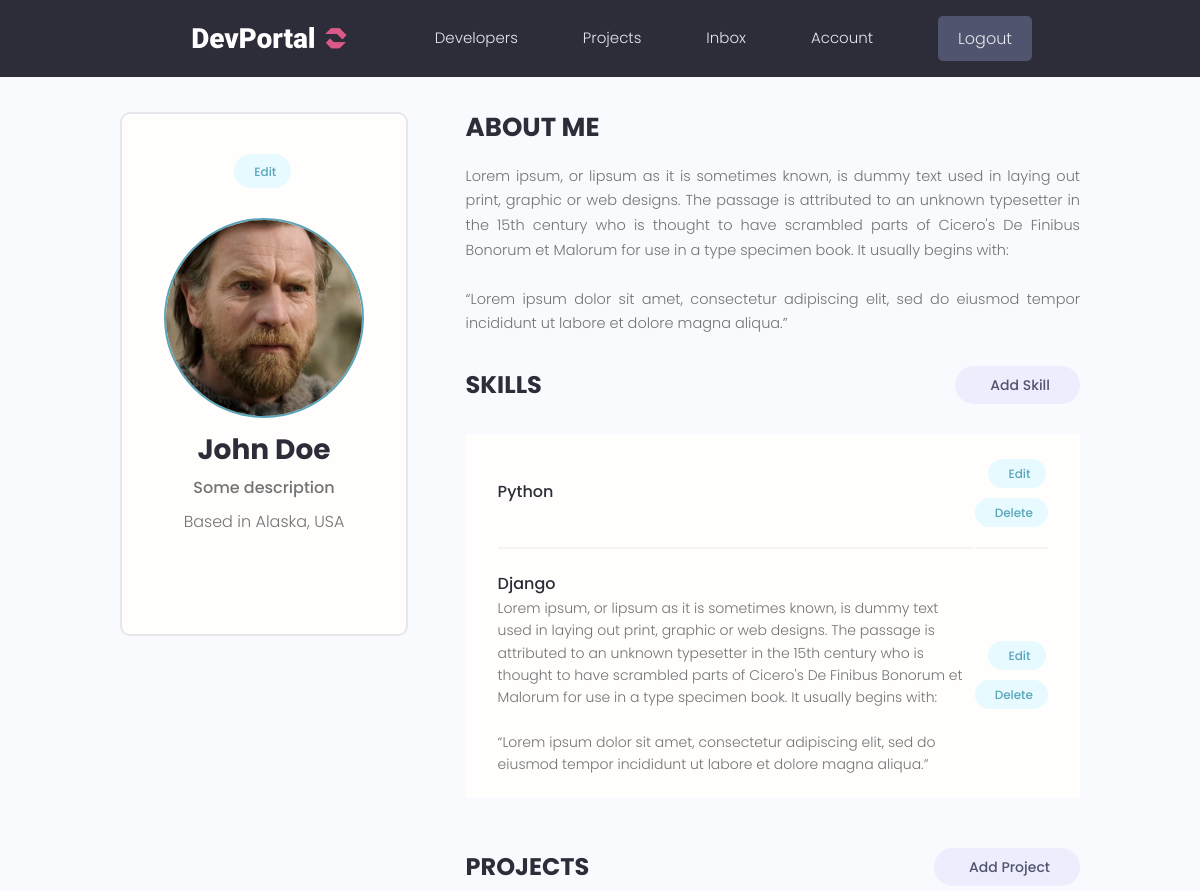
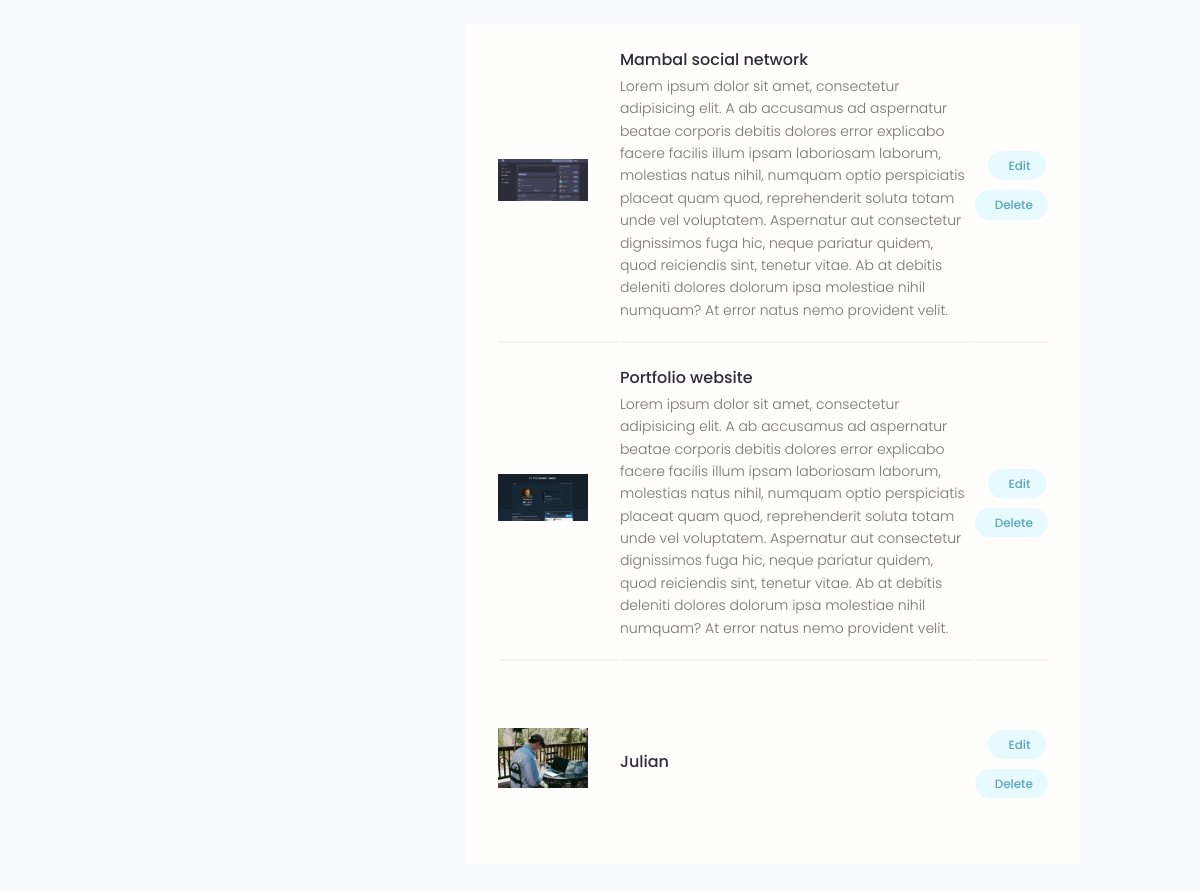
/account/ (signed in), run on the app's committed database (2 pictures, top to bottom).
### users/models.py (models this page shows, shortened)
class Profile(models.Model):
    user = models.OneToOneField(User, on_delete=models.CASCADE, null=True, blank=True)
    name = models.CharField(max_length=200, null=True, blank=True)
    email = models.EmailField(max_length=500, null=True, blank=True)
    username = models.CharField(max_length=200, null=True, blank=True)
    location = models.CharField(max_length=200, null=True, blank=True)
    short_intro = models.CharField(max_length=200, null=True, blank=True)
    bio = models.TextField(null=True, blank=True)
    profile_image = models.ImageField(null=True, blank=True, upload_to="profiles/", default="profiles/user-default.png")
    social_github = models.CharField(max_length=200, null=True, blank=True)
    social_twitter = models.CharField(max_length=200, null=True, blank=True)
    social_linkedin = models.CharField(max_length=200, null=True, blank=True)
    social_youtube = models.CharField(max_length=200, null=True, blank=True)
    social_website = models.CharField(max_length=200, null=True, blank=True)
    created = models.DateTimeField(auto_now_add=True)
    id = models.UUIDField(default=uuid.uuid4, unique=True, primary_key=True, editable=False)
    class Meta:
        ordering = ["created"]
    @property
    def image_url(self):
        try:
            url = self.profile_image.url
        except:
            url = ""
        return url

class Skill(models.Model):
    owner = models.ForeignKey(Profile, on_delete=models.CASCADE, null=True, blank=True)
    name = models.CharField(max_length=200, null=True, blank=True)
    description = models.TextField(null=True, blank=True)
    created = models.DateTimeField(auto_now_add=True)
    id = models.UUIDField(default=uuid.uuid4, unique=True, primary_key=True, editable=False)
    def __str__(self):
        return str(self.name)

### projects/models.py (models this page shows, shortened)
class Project(models.Model):
    owner = models.ForeignKey(Profile, null=True, blank=True, on_delete=models.CASCADE)
    title = models.CharField(max_length=200)
    description = models.TextField(null=True, blank=True)
    featured_image = models.ImageField(null=True, blank=True, default="default.jpg")
    demo_link = models.CharField(max_length=2000, null=True, blank=True)
    source_link = models.CharField(max_length=2000, null=True, blank=True)
    tags = models.ManyToManyField("Tag", blank=True)
    vote_total = models.IntegerField(default=0, null=True, blank=True)
    vote_ratio = models.IntegerField(default=0, null=True, blank=True)
    created = models.DateTimeField(auto_now_add=True)
    id = models.UUIDField(default=uuid.uuid4, unique=True, primary_key=True, editable=False)
    class Meta:
        ordering = ["-vote_ratio", "-vote_total", "title"]
    @property
    def image_url(self):
        try:
            url = self.featured_image.url
        except:
            url = ""
        return url

### users/views.py (the view)
# urls.py: path("account/", views.user_account, name="account"),
@login_required(login_url="login")
def user_account(request):
    profile = request.user.profile
    projects = profile.project_set.all()
    skills = profile.skill_set.all()
    context = {"profile": profile, "skills": skills, "projects": projects}
    return render(request, "users/account.html", context)

### users/templates/users/account.html (shortened to what this page needs)
{% extends "main.html" %}
{% block content %}
<main class="settingsPage profile my-md">
    <div class="container">
        <div class="layout">
            <div class="column column--1of3">
                <div class="card text-center">
                    <div class="card__body dev">
                        <a class="tag tag--pill tag--main settings__btn" href="{% url 'edit_account' %}"> Edit</a>
                        <img class="avatar avatar--xl dev__avatar" src="{{profile.image_url}}"/>
                        <h2 class="dev__name">{{profile.name}}</h2>
                        <p class="dev__title">{{profile.short_intro}}</p>
                        <p class="dev__location">Based in {{profile.location}}</p>
                    </div>
                </div>
            </div>
            <div class="column column--2of3">
                <div class="devInfo">
                    <h3 class="devInfo__title">About Me</h3>
                    <p class="devInfo__about">
                        {{profile.bio|linebreaksbr}}
                    </p>
                </div>
                <div class="settings">
                    <h3 class="settings__title">Skills</h3>
                    <a class="tag tag--pill tag--sub settings__btn tag--lg" href="{% url 'create_skill' %}"> Add
                        Skill</a>
                </div>
                <table class="settings__table">
                    {% for skill in skills%}
                    <tr>
                        <td class="settings__tableInfo">
                            <h4>{{skill}}</h4>
                            <p>
                                {{skill.description|linebreaksbr}}
                            </p>
                        </td>
                        <td class="settings__tableActions">
                            <a class="tag tag--pill tag--main settings__btn" href="{% url 'update_skill' skill.id %}">
                                Edit</a>
                            <a class="tag tag--pill tag--main settings__btn" href="{% url 'delete_skill' skill.id %}?next=/account">
                                Delete</a>
                        </td>
                    </tr>
                    {% endfor %}
                </table>
                <div class="settings">
                    <h3 class="settings__title">Projects</h3>
                    <a class="tag tag--pill tag--sub settings__btn tag--lg" href="{% url 'create_project' %}"> Add
                        Project</a>
                </div>
                <table class="settings__table">
                    {% for project in projects %}
                    <tr>
                        <td class="settings__thumbnail">
                            <a href="{%url 'project' project.id%}"><img src="{{project.image_url}}" alt="Project Thumbnail"/></a>
                        </td>
                        <td class="settings__tableInfo">
                            <a href="{%url 'project' project.id%}">{{project.title}}</a>
                            <p>
                                {{project.description}}
                            </p>
                        </td>
                        <td class="settings__tableActions">
                            <a class="tag tag--pill tag--main settings__btn" href="{% url 'update_project' project.id%}">
                                Edit</a>
                            <a class="tag tag--pill tag--main settings__btn" href="{% url 'delete_project' project.id%}?next=/account">
                                Delete</a>
                        </td>
                    </tr>
                    {% endfor %}
                </table>
            </div>
        </div>
    </div>
</main>
{% endblock content %}

### static/styles/app.css (style rules this page uses)
:root { --color-sub: #2d2d39; }
.card { border: 2px solid var(--color-light); }
img { width: 100%; }
.profile .card > .dev { padding: 4rem; }
.dev__avatar { display: block; margin: auto; }
.dev__name { color: var(--color-sub); font-size: 2.8rem; font-weight: 700; margin-top: 1rem; margin-bottom: 0.5rem; }
.dev__title { font-size: 1.6rem; font-weight: 500; line-height: 1.3; }
.dev__location { margin-top: 1rem; }
.devInfo { margin-bottom: 3rem; }
.devInfo__title, .devInfo__subtitle { font-size: 2.6rem; color: var(--color-sub); text-transform: uppercase; font-weight: 700; margin-bottom: 1.5rem; }
.devInfo__about, .devSkill__info { font-size: 1.45rem; line-height: 1.7; text-align: justify; }
.settingsPage .dev > .settings__btn { display: inline-block; margin-bottom: 3rem; }
.settings { display: flex; justify-content: space-between; align-items: center; }
.settings__title { font-size: 2.4rem; text-transform: uppercase; font-weight: 700; color: var(--color-sub); }
.settings__table { margin-top: 3rem; margin-bottom: 5rem; padding: 0 3rem; background: var(--color-white); }
.settings__table tr { width: 100%; }
.settings__table tr > td { padding: 2rem 0; }
.settings__table tr:not(:last-child) td { border-bottom: 2px solid var(--color-white-light); }
.settings__thumbnail { width: 23%; min-width: 10rem; }
.settings__thumbnail img { padding-right: 3rem; height: 15rem; object-fit: contain; }
.settings__tableInfo { width: 100%; }
.settings__tableInfo h4, .settings__tableInfo a { padding-right: 1rem; width: auto; font-size: 1.6rem; font-weight: 500; color: var(--color-sub); }
.settings__tableInfo p { font-size: 1.4rem; }
.settings__tableActions { text-align: right; }

### static/uikit/styles/modules/_variables.css (style rules this page uses)
:root { --color-main: #5aa5b9; --color-main-light: #e6faff; --color-sub: #3f4156; --color-sub-light: #51546e; --color-sub-lighter: #ededfd; --color-text: #737373; --color-gray: #8b8b8b; --color-light: #e5e7eb; --color-light-gray: #767676; --color-bg: #f8fafd; --color-white: #fffefd; --color-white-light: #f3f3f3; --color-success: #359e64; --color-success-bg: #def8e8; --color-error: #fc4b0b; --color-error-bg: #fff2ee; --font-base: 'Poppins', arial, helvetica, 'Segoe UI', roboto, ubuntu, sans-serif; --font-monospace: 'Fira Code', 'Courier New', courier, monospace; --font-regular: 300; --font-medium: 500; --font-bold: 700; --generic-shadow: 1px 1px 5px #00000010; --generic-transition: all 0.3s ease-in-out; }

### static/uikit/styles/modules/_base.css (style rules this page uses)
* { margin: 0; padding: 0; box-sizing: border-box; text-rendering: optimizeLegibility; color: inherit; font-size: inherit; }
html { font-size: 50%; }
@media only screen and (min-width: 480px) { html { font-size: 56.25%; } }
@media only screen and (min-width: 1200px) { html { font-size: 62.5%; } }
body { line-height: 1.6; font-weight: 400; font-size: 1.5rem; color: var(--color-text); background-color: var(--color-bg); min-height: 100vh; }

### static/uikit/styles/modules/_typography.css (style rules this page uses)
* { font-family: var(--font-base); }
h2 { font-size: 3.6rem; font-weight: var(--font-bold); }
h3 { font-size: 3.2rem; font-weight: var(--font-medium); }
h4 { font-size: 2.8rem; font-weight: var(--font-medium); }
p, span, strong { font-size: 1.6rem; color: var(--color-text); font-weight: var(--font-regular); }
a { padding-bottom: 2px; text-decoration: none; display: inline-block; color: var(--color-main); font-weight: var(--font-medium); }

### static/uikit/styles/modules/_utilities.css (style rules this page uses)
.container { width: 92%; max-width: 165rem; margin: 0 auto; box-sizing: border-box; }
@media screen and (min-width: 1000px) { .container { width: 90%; } }
@media screen and (min-width: 1200px) { .container { width: 80%; } }
.text-center { text-align: center; }
.my-md { margin: 3rem auto; }

### static/uikit/styles/modules/_avatar.css (style rules this page uses)
.avatar { border-radius: 50%; border: 2px solid var(--color-main); object-fit: cover; }
.avatar--xl { height: 20rem; width: 20rem; }

### static/uikit/styles/modules/_card.css (style rules this page uses)
.card { border-radius: 1rem; background-color: var(--color-white); border: 1.5px solid var(--color-light); width: auto; height: auto; margin-top: 0.5rem; margin-bottom: 0.5rem; overflow: hidden; }
.card__body, .card__header { padding: 2rem 2.5rem; }

### static/uikit/styles/modules/_layout.css (style rules this page uses)
.layout { display: flex; flex-flow: row wrap; justify-content: space-between; }
.layout > .column { margin-bottom: 3rem; }
.layout > .column.column--1of3 { flex-basis: 30%; }
.layout > .column.column--2of3 { flex-basis: 64%; }

### data on the page
Profile: image_url (picture), name "John Doe", short_intro "Some description", location "Alaska, USA", bio "Lorem ipsum, or lipsum as it is sometimes known, is dummy text used in laying out print, graphic or web designs. The passage is attributed to an unknown typesetter in the 15th century who is thought to have scrambled parts of Cicero's De Finibus Bonorum et Malorum for use in a type specimen book. It usually begins with: “Lorem ipsum dolor sit amet, consectetur adipiscing elit, sed do eiusmod tempor incididunt ut labore et dolore magna aliqua.”"
Skill: name "Python"
Skill: name "Django", description "Lorem ipsum, or lipsum as it is sometimes known, is dummy text used in laying out print, graphic or web designs. The passage is attributed to an unknown typesetter in the 15th century who is thought to have scrambled parts of Cicero's De Finibus Bonorum et Malorum for use in a type specimen book. It usually begins with: “Lorem ipsum dolor sit amet, consectetur adipiscing elit, sed do eiusmod tempor incididunt ut labore et dolore magna aliqua.”"
Project: image_url (picture), title "Mambal social network", description "Lorem ipsum dolor sit amet, consectetur adipisicing elit. A ab accusamus ad aspernatur beatae corporis debitis dolores error explicabo facere facilis illum ipsam laboriosam laborum, molestias natus nihil, numquam optio perspiciatis placeat quam quod, reprehenderit soluta totam unde vel voluptatem. Aspernatur aut consectetur dignissimos fuga hic, neque pariatur quidem, quod reiciendis sint, tenetur vitae. Ab at debitis deleniti dolores dolorum ipsa molestiae nihil numquam? At error natus nemo provident velit."
Project: image_url (picture), title "Portfolio website", description "Lorem ipsum dolor sit amet, consectetur adipisicing elit. A ab accusamus ad aspernatur beatae corporis debitis dolores error explicabo facere facilis illum ipsam laboriosam laborum, molestias natus nihil, numquam optio perspiciatis placeat quam quod, reprehenderit soluta totam unde vel voluptatem. Aspernatur aut consectetur dignissimos fuga hic, neque pariatur quidem, quod reiciendis sint, tenetur vitae. Ab at debitis deleniti dolores dolorum ipsa molestiae nihil numquam? At error natus nemo provident velit."
Project: image_url (picture), title "Julian"
